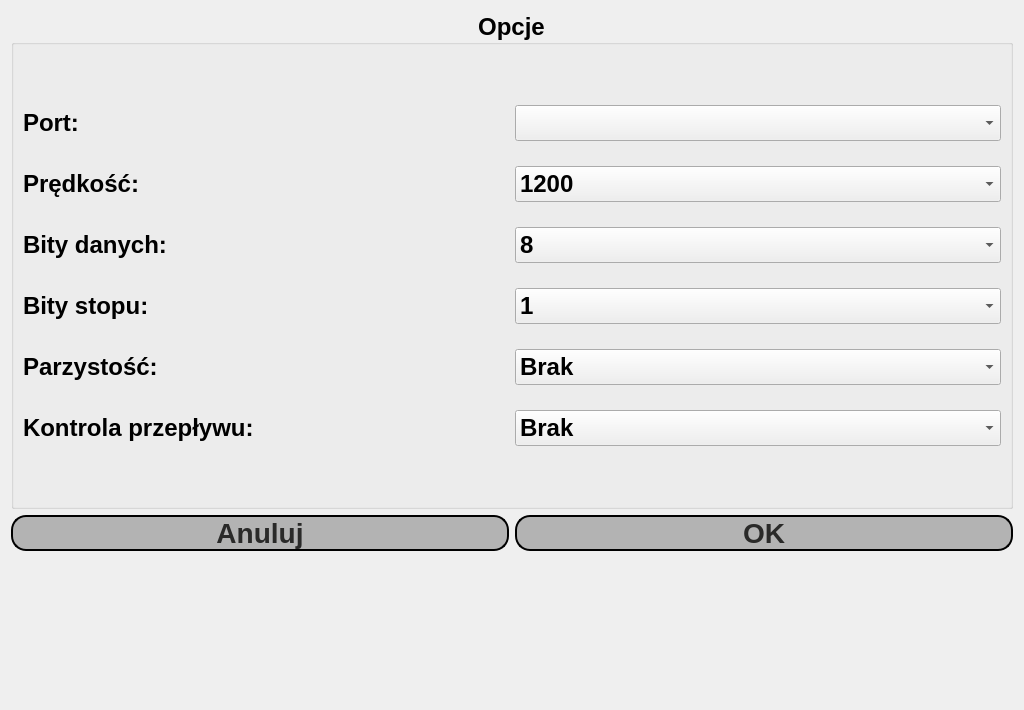
<?xml version="1.0" encoding="UTF-8"?>
<ui version="4.0">
 <class>PortConfigWidget</class>
 <widget class="QWidget" name="PortConfigWidget">
  <property name="geometry">
   <rect>
    <x>0</x>
    <y>0</y>
    <width>1024</width>
    <height>710</height>
   </rect>
  </property>
  <property name="sizePolicy">
   <sizepolicy hsizetype="Fixed" vsizetype="Fixed">
    <horstretch>0</horstretch>
    <verstretch>0</verstretch>
   </sizepolicy>
  </property>
  <property name="minimumSize">
   <size>
    <width>1024</width>
    <height>710</height>
   </size>
  </property>
  <property name="maximumSize">
   <size>
    <width>16777215</width>
    <height>16777215</height>
   </size>
  </property>
  <layout class="QGridLayout" name="gridLayout">
   <item row="0" column="0" colspan="2">
    <widget class="QGroupBox" name="groupBox">
     <property name="font">
      <font>
       <pointsize>18</pointsize>
       <weight>75</weight>
       <bold>true</bold>
      </font>
     </property>
     <property name="title">
      <string>Opcje</string>
     </property>
     <property name="alignment">
      <set>Qt::AlignCenter</set>
     </property>
     <layout class="QGridLayout" name="gridLayout_2">
      <property name="topMargin">
       <number>60</number>
      </property>
      <property name="bottomMargin">
       <number>60</number>
      </property>
      <property name="verticalSpacing">
       <number>25</number>
      </property>
      <item row="5" column="1">
       <widget class="QComboBox" name="flowControlBox">
        <property name="font">
         <font>
          <pointsize>18</pointsize>
         </font>
        </property>
        <item>
         <property name="text">
          <string>Brak</string>
         </property>
        </item>
        <item>
         <property name="text">
          <string>Hardware</string>
         </property>
        </item>
        <item>
         <property name="text">
          <string>Software</string>
         </property>
        </item>
       </widget>
      </item>
      <item row="1" column="1">
       <widget class="QComboBox" name="baudRateBox">
        <property name="font">
         <font>
          <pointsize>18</pointsize>
         </font>
        </property>
        <property name="currentIndex">
         <number>0</number>
        </property>
        <item>
         <property name="text">
          <string>1200</string>
         </property>
        </item>
        <item>
         <property name="text">
          <string>2400</string>
         </property>
        </item>
        <item>
         <property name="text">
          <string>4800</string>
         </property>
        </item>
        <item>
         <property name="text">
          <string>9600</string>
         </property>
        </item>
        <item>
         <property name="text">
          <string>19200</string>
         </property>
        </item>
        <item>
         <property name="text">
          <string>38400</string>
         </property>
        </item>
        <item>
         <property name="text">
          <string>57600</string>
         </property>
        </item>
        <item>
         <property name="text">
          <string>115200</string>
         </property>
        </item>
       </widget>
      </item>
      <item row="5" column="0">
       <widget class="QLabel" name="label_6">
        <property name="font">
         <font>
          <pointsize>18</pointsize>
         </font>
        </property>
        <property name="text">
         <string>Kontrola przepływu:</string>
        </property>
       </widget>
      </item>
      <item row="0" column="0">
       <widget class="QLabel" name="label">
        <property name="font">
         <font>
          <pointsize>18</pointsize>
         </font>
        </property>
        <property name="text">
         <string>Port:</string>
        </property>
       </widget>
      </item>
      <item row="2" column="1">
       <widget class="QComboBox" name="dataBitsBox">
        <property name="font">
         <font>
          <pointsize>18</pointsize>
         </font>
        </property>
        <property name="currentIndex">
         <number>3</number>
        </property>
        <item>
         <property name="text">
          <string>5</string>
         </property>
        </item>
        <item>
         <property name="text">
          <string>6</string>
         </property>
        </item>
        <item>
         <property name="text">
          <string>7</string>
         </property>
        </item>
        <item>
         <property name="text">
          <string>8</string>
         </property>
        </item>
       </widget>
      </item>
      <item row="4" column="0">
       <widget class="QLabel" name="label_5">
        <property name="font">
         <font>
          <pointsize>18</pointsize>
         </font>
        </property>
        <property name="text">
         <string>Parzystość:</string>
        </property>
       </widget>
      </item>
      <item row="4" column="1">
       <widget class="QComboBox" name="parityBox">
        <property name="font">
         <font>
          <pointsize>18</pointsize>
         </font>
        </property>
        <item>
         <property name="text">
          <string>Brak</string>
         </property>
        </item>
        <item>
         <property name="text">
          <string>Odd</string>
         </property>
        </item>
        <item>
         <property name="text">
          <string>Even</string>
         </property>
        </item>
        <item>
         <property name="text">
          <string>Mark</string>
         </property>
        </item>
        <item>
         <property name="text">
          <string>Space</string>
         </property>
        </item>
       </widget>
      </item>
      <item row="3" column="1">
       <widget class="QComboBox" name="stopBitsBox">
        <property name="font">
         <font>
          <pointsize>18</pointsize>
         </font>
        </property>
        <item>
         <property name="text">
          <string>1</string>
         </property>
        </item>
        <item>
         <property name="text">
          <string>1.5</string>
         </property>
        </item>
        <item>
         <property name="text">
          <string>2</string>
         </property>
        </item>
       </widget>
      </item>
      <item row="3" column="0">
       <widget class="QLabel" name="label_4">
        <property name="font">
         <font>
          <pointsize>18</pointsize>
          <weight>75</weight>
          <bold>true</bold>
         </font>
        </property>
        <property name="text">
         <string>Bity stopu:</string>
        </property>
       </widget>
      </item>
      <item row="0" column="1">
       <widget class="QComboBox" name="portBox">
        <property name="font">
         <font>
          <pointsize>18</pointsize>
         </font>
        </property>
       </widget>
      </item>
      <item row="2" column="0">
       <widget class="QLabel" name="label_3">
        <property name="font">
         <font>
          <pointsize>18</pointsize>
          <weight>75</weight>
          <bold>true</bold>
         </font>
        </property>
        <property name="text">
         <string>Bity danych:</string>
        </property>
       </widget>
      </item>
      <item row="1" column="0">
       <widget class="QLabel" name="label_2">
        <property name="font">
         <font>
          <pointsize>18</pointsize>
          <weight>75</weight>
          <bold>true</bold>
         </font>
        </property>
        <property name="text">
         <string>Prędkość:</string>
        </property>
       </widget>
      </item>
     </layout>
    </widget>
   </item>
   <item row="2" column="0">
    <spacer name="verticalSpacer_2">
     <property name="orientation">
      <enum>Qt::Vertical</enum>
     </property>
     <property name="sizeHint" stdset="0">
      <size>
       <width>20</width>
       <height>40</height>
      </size>
     </property>
    </spacer>
   </item>
   <item row="1" column="0">
    <widget class="QPushButton" name="cancelButton">
     <property name="font">
      <font>
       <pointsize>21</pointsize>
       <weight>75</weight>
       <bold>true</bold>
      </font>
     </property>
     <property name="styleSheet">
      <string notr="true">background-color: #b3b3b3;
border-radius: 15px;
border-width: 2px;
border-color: black;
border-style: outset;
color: #2a2a29;</string>
     </property>
     <property name="text">
      <string>Anuluj</string>
     </property>
    </widget>
   </item>
   <item row="1" column="1">
    <widget class="QPushButton" name="okButton">
     <property name="sizePolicy">
      <sizepolicy hsizetype="Minimum" vsizetype="Fixed">
       <horstretch>0</horstretch>
       <verstretch>0</verstretch>
      </sizepolicy>
     </property>
     <property name="font">
      <font>
       <pointsize>21</pointsize>
       <weight>75</weight>
       <bold>true</bold>
      </font>
     </property>
     <property name="styleSheet">
      <string notr="true">background-color: #b3b3b3;
border-radius: 15px;
border-width: 2px;
border-color: black;
border-style: outset;
color: #2a2a29;</string>
     </property>
     <property name="text">
      <string>OK</string>
     </property>
    </widget>
   </item>
  </layout>
 </widget>
 <resources/>
 <connections/>
</ui>
